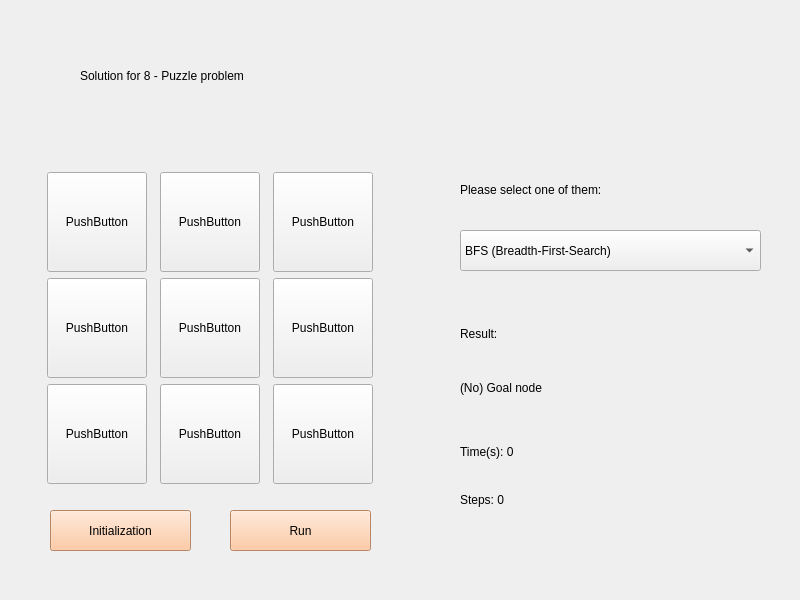
<?xml version="1.0" encoding="UTF-8"?>
<ui version="4.0">
 <class>Widget</class>
 <widget class="QWidget" name="Widget">
  <property name="geometry">
   <rect>
    <x>0</x>
    <y>0</y>
    <width>800</width>
    <height>600</height>
   </rect>
  </property>
  <property name="windowTitle">
   <string>Widget</string>
  </property>
  <widget class="QWidget" name="verticalLayoutWidget">
   <property name="geometry">
    <rect>
     <x>40</x>
     <y>170</y>
     <width>341</width>
     <height>316</height>
    </rect>
   </property>
   <layout class="QVBoxLayout" name="verticalLayout">
    <item>
     <layout class="QGridLayout" name="puzzleGrid">
      <item row="2" column="1">
       <widget class="QPushButton" name="pushButton_8">
        <property name="maximumSize">
         <size>
          <width>100</width>
          <height>100</height>
         </size>
        </property>
        <property name="text">
         <string>PushButton</string>
        </property>
       </widget>
      </item>
      <item row="2" column="2">
       <widget class="QPushButton" name="pushButton_9">
        <property name="maximumSize">
         <size>
          <width>100</width>
          <height>100</height>
         </size>
        </property>
        <property name="text">
         <string>PushButton</string>
        </property>
       </widget>
      </item>
      <item row="1" column="0">
       <widget class="QPushButton" name="pushButton_4">
        <property name="minimumSize">
         <size>
          <width>100</width>
          <height>100</height>
         </size>
        </property>
        <property name="maximumSize">
         <size>
          <width>100</width>
          <height>100</height>
         </size>
        </property>
        <property name="text">
         <string>PushButton</string>
        </property>
       </widget>
      </item>
      <item row="0" column="1">
       <widget class="QPushButton" name="pushButton_2">
        <property name="minimumSize">
         <size>
          <width>100</width>
          <height>100</height>
         </size>
        </property>
        <property name="maximumSize">
         <size>
          <width>100</width>
          <height>100</height>
         </size>
        </property>
        <property name="text">
         <string>PushButton</string>
        </property>
       </widget>
      </item>
      <item row="1" column="1">
       <widget class="QPushButton" name="pushButton_5">
        <property name="minimumSize">
         <size>
          <width>100</width>
          <height>100</height>
         </size>
        </property>
        <property name="maximumSize">
         <size>
          <width>100</width>
          <height>100</height>
         </size>
        </property>
        <property name="text">
         <string>PushButton</string>
        </property>
       </widget>
      </item>
      <item row="0" column="2">
       <widget class="QPushButton" name="pushButton_3">
        <property name="maximumSize">
         <size>
          <width>100</width>
          <height>100</height>
         </size>
        </property>
        <property name="text">
         <string>PushButton</string>
        </property>
       </widget>
      </item>
      <item row="2" column="0">
       <widget class="QPushButton" name="pushButton_7">
        <property name="minimumSize">
         <size>
          <width>100</width>
          <height>100</height>
         </size>
        </property>
        <property name="maximumSize">
         <size>
          <width>100</width>
          <height>100</height>
         </size>
        </property>
        <property name="text">
         <string>PushButton</string>
        </property>
       </widget>
      </item>
      <item row="1" column="2">
       <widget class="QPushButton" name="pushButton_6">
        <property name="maximumSize">
         <size>
          <width>100</width>
          <height>100</height>
         </size>
        </property>
        <property name="text">
         <string>PushButton</string>
        </property>
       </widget>
      </item>
      <item row="0" column="0">
       <widget class="QPushButton" name="pushButton_1">
        <property name="minimumSize">
         <size>
          <width>100</width>
          <height>100</height>
         </size>
        </property>
        <property name="maximumSize">
         <size>
          <width>100</width>
          <height>100</height>
         </size>
        </property>
        <property name="styleSheet">
         <string notr="true">font: 14pt &quot;阿里妈妈东方大楷&quot;;</string>
        </property>
        <property name="text">
         <string>PushButton</string>
        </property>
       </widget>
      </item>
     </layout>
    </item>
   </layout>
  </widget>
  <widget class="QPushButton" name="initButton">
   <property name="geometry">
    <rect>
     <x>50</x>
     <y>510</y>
     <width>141</width>
     <height>41</height>
    </rect>
   </property>
   <property name="styleSheet">
    <string notr="true">background-color: rgb(255, 188, 140);
font: 16pt &quot;Calibri&quot;;</string>
   </property>
   <property name="text">
    <string>Initialization</string>
   </property>
  </widget>
  <widget class="QPushButton" name="runButton">
   <property name="geometry">
    <rect>
     <x>230</x>
     <y>510</y>
     <width>141</width>
     <height>41</height>
    </rect>
   </property>
   <property name="styleSheet">
    <string notr="true">font: 16pt &quot;Calibri&quot;;
background-color: rgb(255, 188, 140);</string>
   </property>
   <property name="text">
    <string>Run</string>
   </property>
  </widget>
  <widget class="QComboBox" name="algorithmCombo">
   <property name="geometry">
    <rect>
     <x>460</x>
     <y>230</y>
     <width>301</width>
     <height>41</height>
    </rect>
   </property>
   <property name="styleSheet">
    <string notr="true">
font: 12pt &quot;Calibri&quot;;</string>
   </property>
   <item>
    <property name="text">
     <string>BFS (Breadth-First-Search)</string>
    </property>
   </item>
   <item>
    <property name="text">
     <string>DFS (Depth-First-Search)</string>
    </property>
   </item>
   <item>
    <property name="text">
     <string>BFS (Best-First-Search)</string>
    </property>
   </item>
   <item>
    <property name="text">
     <string>Branch-And-Bound</string>
    </property>
   </item>
  </widget>
  <widget class="QLabel" name="selectLabel">
   <property name="geometry">
    <rect>
     <x>460</x>
     <y>180</y>
     <width>321</width>
     <height>20</height>
    </rect>
   </property>
   <property name="styleSheet">
    <string notr="true">font: 20pt &quot;阿里妈妈东方大楷&quot;;</string>
   </property>
   <property name="text">
    <string>Please select one of them:</string>
   </property>
  </widget>
  <widget class="QLabel" name="titleLabel">
   <property name="geometry">
    <rect>
     <x>80</x>
     <y>50</y>
     <width>671</width>
     <height>51</height>
    </rect>
   </property>
   <property name="styleSheet">
    <string notr="true">font: 36pt &quot;阿里妈妈东方大楷&quot;;</string>
   </property>
   <property name="text">
    <string>Solution for 8 - Puzzle problem</string>
   </property>
  </widget>
  <widget class="QWidget" name="verticalLayoutWidget_2">
   <property name="geometry">
    <rect>
     <x>460</x>
     <y>430</y>
     <width>221</width>
     <height>91</height>
    </rect>
   </property>
   <layout class="QVBoxLayout" name="verticalLayout_2">
    <item>
     <widget class="QLabel" name="timeLabel">
      <property name="styleSheet">
       <string notr="true">font: 16pt &quot;Calibri&quot;;</string>
      </property>
      <property name="text">
       <string>Time(s): 0</string>
      </property>
     </widget>
    </item>
    <item>
     <widget class="QLabel" name="stepsLabel">
      <property name="styleSheet">
       <string notr="true">font: 16pt &quot;Calibri&quot;;</string>
      </property>
      <property name="text">
       <string>Steps: 0</string>
      </property>
     </widget>
    </item>
   </layout>
  </widget>
  <widget class="QWidget" name="verticalLayoutWidget_3">
   <property name="geometry">
    <rect>
     <x>460</x>
     <y>310</y>
     <width>331</width>
     <height>101</height>
    </rect>
   </property>
   <layout class="QVBoxLayout" name="verticalLayout_4">
    <item>
     <widget class="QLabel" name="resultLabel">
      <property name="styleSheet">
       <string notr="true">font: 20pt &quot;阿里妈妈东方大楷&quot;;</string>
      </property>
      <property name="text">
       <string>Result:</string>
      </property>
     </widget>
    </item>
    <item>
     <widget class="QLabel" name="goalLabel">
      <property name="styleSheet">
       <string notr="true">font: 16pt &quot;Calibri&quot;;</string>
      </property>
      <property name="text">
       <string>(No) Goal node</string>
      </property>
     </widget>
    </item>
   </layout>
  </widget>
 </widget>
 <resources/>
 <connections/>
</ui>
